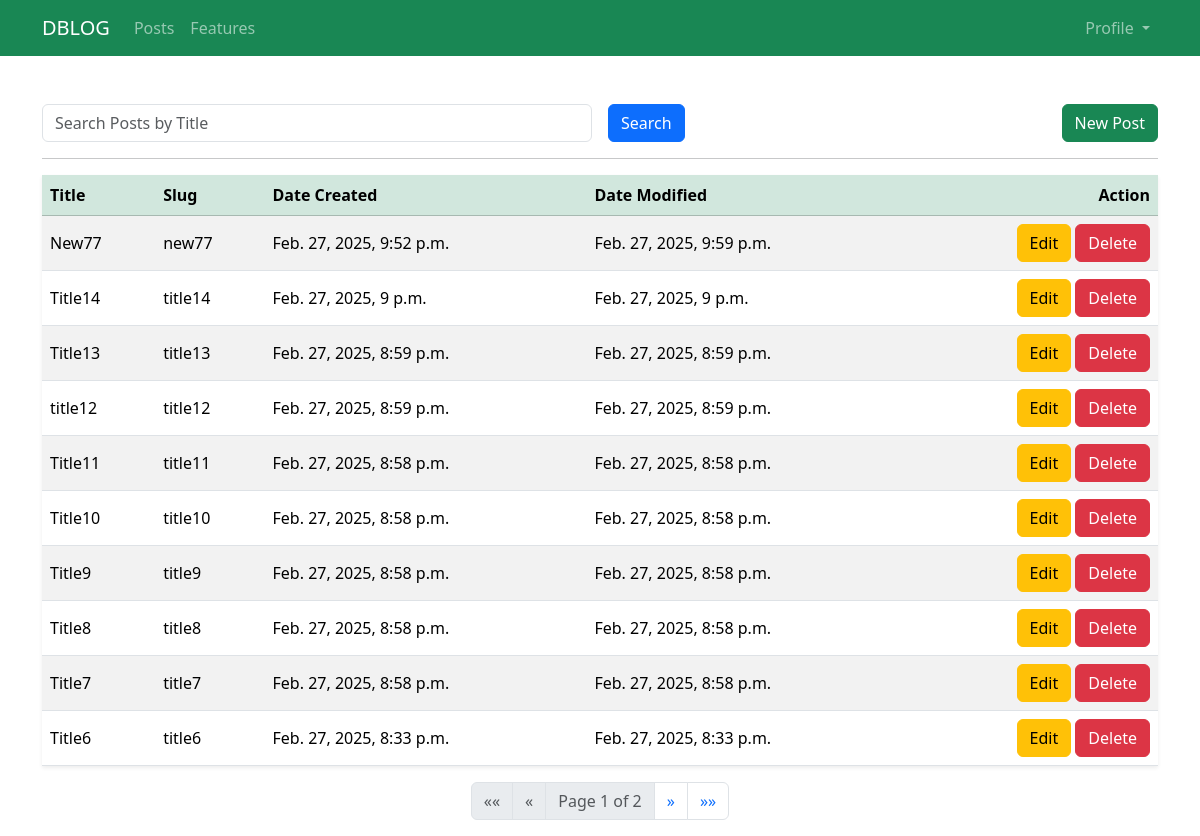
/account/posts/ (signed in), run on an earlier commit of the app's database.
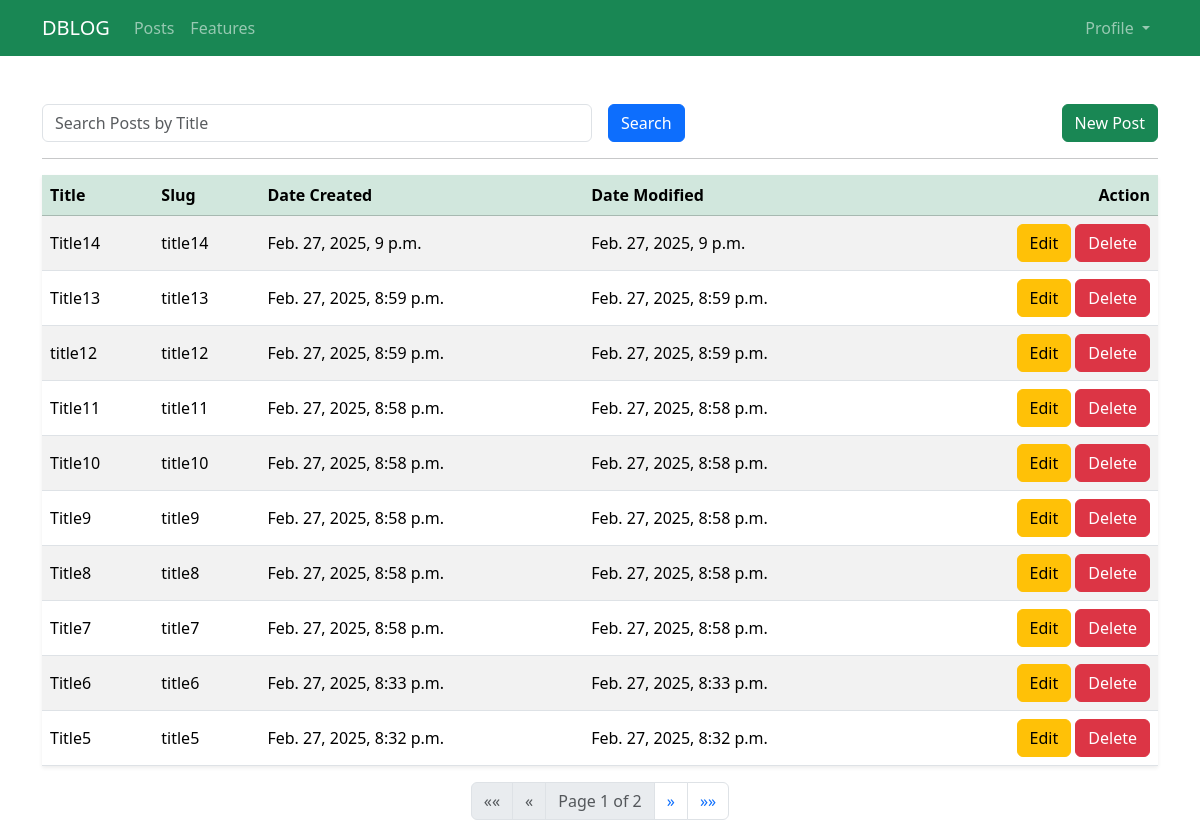
And on a later commit of the database.
### Blog/models.py (models this page shows, shortened)
class Post(models.Model):
    title = models.CharField(max_length=100, unique=True)
    slug = models.SlugField(max_length=256, unique=True)
    content = models.TextField()
    author = models.ForeignKey(User, on_delete=models.CASCADE)
    date_created = models.DateTimeField(auto_now_add=True)
    date_modified = models.DateTimeField(auto_now=True)
    class Meta:
        verbose_name = 'Post'
        verbose_name_plural = 'Posts'
        ordering = ['-date_created']

### Users/views.py (the view)
# urls.py: path('posts/', PostsView.as_view(), name='blog_posts'),
@method_decorator(login_required, name='dispatch')
class PostsView(View):
    template_name = 'users/posts.html'
    context = {'title': 'My Posts'}
    def get(self, request, *args, **kwargs):
        posts = Post.objects.filter(author=request.user)
        posts_filter = PostFilter(request.GET, queryset=posts)
        form = posts_filter.form
        posts = posts_filter.qs
        paginator = Paginator(posts, 10)
        page_number = request.GET.get("page")
        posts = paginator.get_page(page_number)
        self.context['posts'] = posts
        self.context['form'] = form
        return render(request=request, template_name=self.template_name, context=self.context)

### Users/templatetags/custom_tags.py (called while the page is built)
@register.simple_tag(takes_context=True)
def param_replace(context, **kwargs):
    d = context['request'].GET.copy()
    for k, v in kwargs.items():
        d[k] = v
    for k in [k for k, v in d.items() if not v]:
        del d[k]
    return d.urlencode()

### Users/templates/users/posts.html (shortened to what this page needs)
{% extends 'blog/base.html' %}
{% load custom_tags %}
{% block content %}
<form class="row g-3 align-items-center" action="{% url 'users_posts' %}" method="get">
    <div class="col-md-6">
        {{ form.title }}
    </div>
    <div class="col-md-2">
        <button class="btn btn-primary" type="submit">Search</button>
    </div>
    <div class="col-md-4">
        <a class="btn btn-success float-end" href="{% url 'users_post_create' %}">New Post</a>
    </div>
</form>
<hr>
{% if posts %}
<table class="table table-striped bg-light shadow-sm align-middle">
    <thead class="table-success">
      <tr>
        <th scope="col">Title</th>
        <th scope="col">Slug</th>
        <th scope="col">Date Created</th>
        <th scope="col">Date Modified</th>
        <th class="text-end" scope="col">Action</th>
      </tr>
    </thead>
    <tbody>
      {% for post in posts %}
      <tr>
        <td>{{ post.title }}</td>
        <td>{{ post.slug }}</td>
        <td>{{ post.date_created }}</td>
        <td>{{ post.date_modified }}</td>
        <td class="text-end"><a class="btn btn-warning" href="{% url 'users_post_edit' post.slug  %}">Edit</a> <a class="btn btn-danger" href="{% url 'users_post_delete' post.slug %}">Delete</a></td>
      </tr>
      {% endfor %}
    </tbody>
</table>
<nav aria-label="Page navigation">
    <ul class="pagination justify-content-center">
    {% if posts.has_previous %}
        <li class="page-item">
            <a class="page-link" href="?{% param_replace page=1 %}" aria-label="First">
                <span aria-hidden="true">&laquo;&laquo;</span>
            </a>
        </li>
        <li class="page-item">
            <a class="page-link" href="?{% param_replace page=posts.previous_page_number %}" aria-label="Previous">
                <span aria-hidden="true">&laquo;</span>
            </a>
        </li>
    {% else %}
        <li class="page-item disabled">
            <span class="page-link">&laquo;&laquo;</span>
        </li>
        <li class="page-item disabled">
            <span class="page-link">&laquo;</span>
        </li>
    {% endif %}
        <li class="page-item disabled">
            <span class="page-link">Page {{ posts.number }} of {{ posts.paginator.num_pages }}</span>
        </li>
    {% if posts.has_next %}
        <li class="page-item">
            <a class="page-link" href="?{% param_replace page=posts.next_page_number %}" aria-label="Next">
                <span aria-hidden="true">&raquo;</span>
            </a>
        </li>
        <li class="page-item">
            <a class="page-link" href="?{% param_replace page=posts.paginator.num_pages %}" aria-label="Last">
                <span aria-hidden="true">&raquo;&raquo;</span>
            </a>
        </li>
    {% endif %}
    </ul>
</nav>
{% else %}
<p>No Posts Yet</p>
{% endif %}
{% endblock content %}

What changed in the data, as far as the page shows it:
removed Post: title "New77", slug "new77", date_created "Feb. 27, 2025, 9:52 p.m.", date_modified "Feb. 27, 2025, 9:59 p.m."
now on this page (row unchanged): Post: title "Title5", slug "title5", date_created "Feb. 27, 2025, 8:32 p.m.", date_modified "Feb. 27, 2025, 8:32 p.m."
